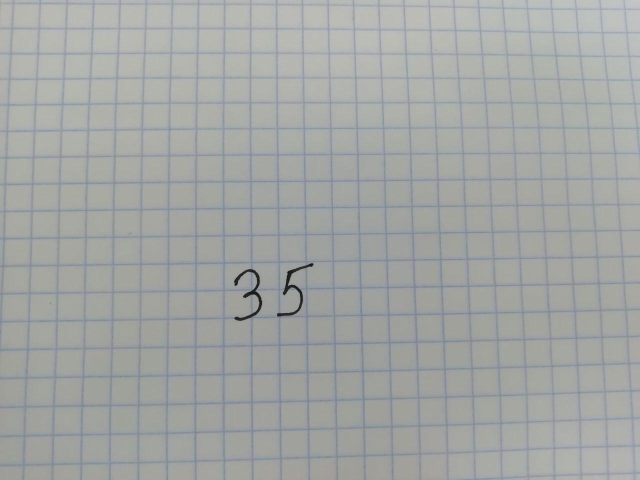
#> input picture dataset/photo2.jpg, 1280 x 960 px (shown at 1/2 size)
$ jupyter execute --allow-errors Segmentation.ipynb
#> lines starting #> are read from the running program, lines starting #| are printed output that depends on the picture; after the words box and inside, x2 and y2 are one past the last pixel; in counts of white or black regions, pixels touching at a corner belong together
[cell 1]
import cv2
import numpy as np
from matplotlib import pyplot as plt

[cell 2]
def rotate_image(image, angle):
  image_center = tuple(np.array(image.shape[1::-1]) / 2)
  rot_mat = cv2.getRotationMatrix2D(image_center, angle, 1.0)
  result = cv2.warpAffine(image, rot_mat, image.shape[1::-1], flags=cv2.INTER_LINEAR)
  return result

[cell 3]
source_img = cv2.imread('./dataset/photo2.jpg')
#> source_img is the input picture: shape (960, 1280, 3); mean B, G, R 164.1, 165.7, 162.9
height, width, colors = source_img.shape
#> height = 960; width = 1280; colors = 3

# if height > width:
#     source_img = rotate_image(source_img, 90)
source_img = cv2.GaussianBlur(source_img, (3, 3), 0)
source_img = cv2.cvtColor(source_img, cv2.COLOR_BGR2GRAY)
#> source_img: shape (960, 1280)

img = cv2.resize(source_img, (640, 480), interpolation = cv2.INTER_AREA)
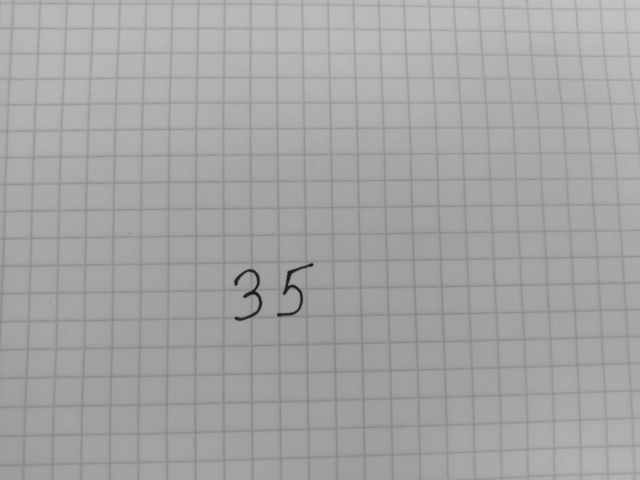
#> img: shape (480, 640); min 25, max 198, mean 164.8
edges = cv2.Canny(img, 100, 300)
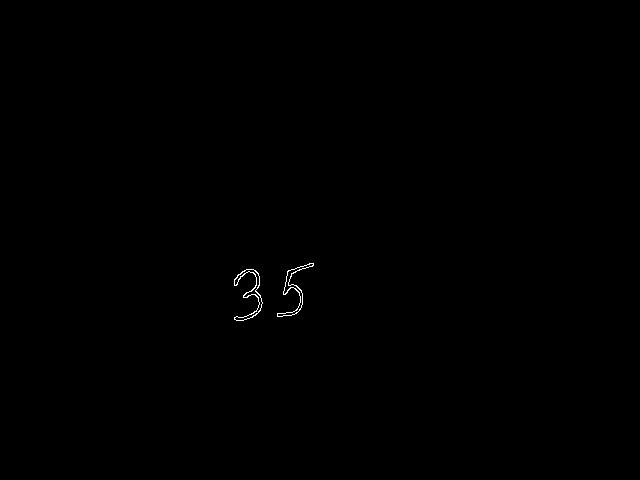
#> edges: shape (480, 640); 0.15% white in thin lines or dots, all inside (x1, y1, x2, y2) = (234, 263, 314, 321)

plt.subplot(121),plt.imshow(img,cmap = 'gray')
plt.title('Original'), plt.xticks([]), plt.yticks([])
plt.subplot(122),plt.imshow(edges,cmap = 'gray')
plt.title('Canny'), plt.xticks([]), plt.yticks([])

plt.show()
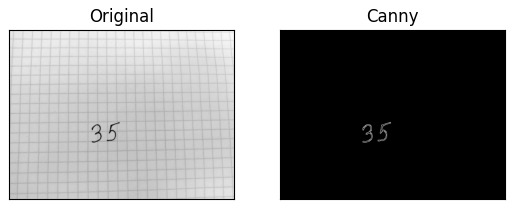
#> figure drawn by matplotlib, 2 panels

[cell 4]
def get_box_points(contour):
    left = 9999
    top = 9999
    right = 0
    bottom = 0
    for point in contour:
        if point[0][0] < left:
            left = int(point[0][0])
        if point[0][0] > right:
            right = int(point[0][0])

        if point[0][1] < top:
            top = int(point[0][1])
        if point[0][1] > bottom:
            bottom = int(point[0][1])

    return (left, top), (right, bottom)

[cell 5]
contours, hierarchy = cv2.findContours(edges, cv2.RETR_EXTERNAL, cv2.CHAIN_APPROX_SIMPLE)
#> contours = 2 contours; box (x1, y1, x2, y2) and area: (234, 269, 263, 321) 340, (277, 263, 314, 317) 308
digits = []
contours_img = img.copy()

for contour in contours:
    left_top, right_bottom = get_box_points(contour)
    digits.append(edges[left_top[1]:right_bottom[1],left_top[0]:right_bottom[0]])

    cv2.rectangle(contours_img, left_top, right_bottom, (255, 0, 0), 1)

    plt.subplot(122),plt.imshow(edges[left_top[1]:right_bottom[1],left_top[0]:right_bottom[0]], cmap='gray')

    plt.title('Digit'), plt.xticks([]), plt.yticks([])
#     plt.savefig('plot{0}.png'.format(left_top))
    plt.show()
#> this loop made 2 passes
#> (left_top, right_bottom) on passes 1 to 2: ((234, 269), (262, 320)), ((277, 263), (313, 316))
#> pass 1, `plt.show()`:
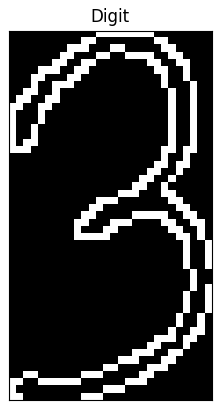
#> figure drawn by matplotlib, 1 panel
#> pass 2, `plt.show()`:
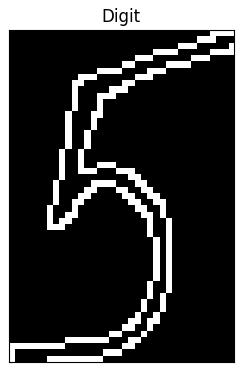
#> figure drawn by matplotlib, 1 panel
#> after the loop:
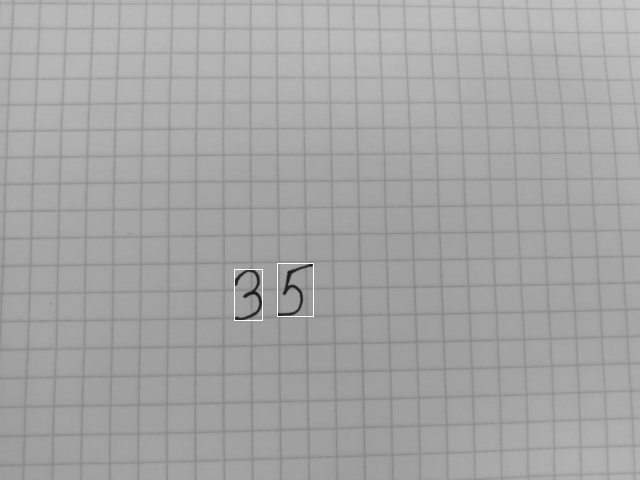
#> contours_img: shape (480, 640); 0.11% of pixels changed, all inside (x1, y1, x2, y2) = (234, 263, 314, 321)
#> after the loop, digits = 2 items

plt.subplot(121),plt.imshow(contours_img, cmap='gray')
plt.title('Contours in original'), plt.xticks([]), plt.yticks([])
# plt.savefig('plot.png')
plt.show()

[cell 6]
digits28 = []
for digit in digits:
    digit = (255 - digit)
    digit = cv2.resize(digit, (28, 28), interpolation = cv2.INTER_AREA)
    digits28.append(digit)
    plt.subplot(121),plt.imshow(digit, cmap='gray')
    plt.title('Digit'), plt.xticks([]), plt.yticks([])
    plt.savefig('plot{0}.png'.format(digit[0]))
    plt.show()
#> this loop made 2 passes
#> pass 1, `digit = (255 - digit)`:
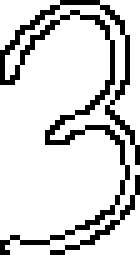
#> digit: shape (51, 28) (shown 5 times larger); 83.3% white; black in thin lines or dots
#> pass 1, `digit = cv2.resize(digit, (28, 28), interpolation = cv2.INTER_AREA)`:
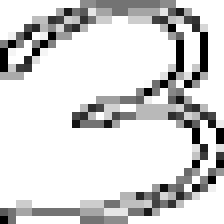
#> digit: shape (28, 28) (shown 8 times larger); min 0, max 255, mean 212.5
#> pass 2, `digit = (255 - digit)`:
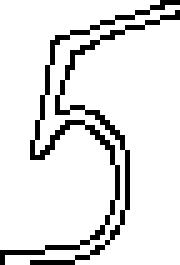
#> digit: shape (53, 36) (shown 5 times larger); 88.8% white; black in thin lines or dots
#> pass 2, `digit = cv2.resize(digit, (28, 28), interpolation = cv2.INTER_AREA)`:
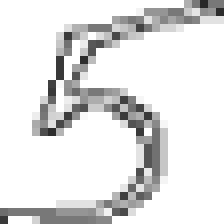
#> digit: shape (28, 28) (shown 8 times larger); min 40, max 255, mean 226.5
#> after the loop, digits28 = 2 items

[cell 7]
import keras
model_path = './saved_model/'

#> (the rest of this cell did not finish here and is left out)

[cell 8]
x_train = digits28[0].copy()
x_train = x_train.astype('float32')
x_train /= 255
x_train = x_train.reshape(-1, 784)
# x_train = x_train.astype('int32')

#> (the rest of this cell did not finish here and is left out)

$ run again, with dataset/photo.jpg copied over dataset/photo2.jpg
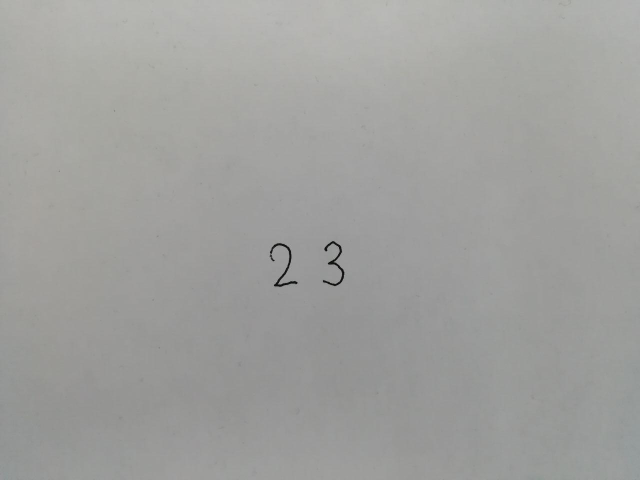
#> input picture dataset/photo.jpg, 1280 x 960 px (shown at 1/2 size)
#> source_img is the input picture: shape (960, 1280, 3); mean B, G, R 157.5, 159.9, 159.6
#> edges: shape (480, 640); 0.13% white in thin lines or dots, all inside (x1, y1, x2, y2) = (269, 241, 345, 287)
#> contours = 2 contours; box (x1, y1, x2, y2) and area: (269, 243, 298, 287) 234, (322, 241, 345, 286) 50
#> the loop `for contour in contours:` made 2 passes
#> (left_top, right_bottom) on passes 1 to 2: ((269, 243), (297, 286)), ((322, 241), (344, 285))
#> after the loop `for contour in contours:`:
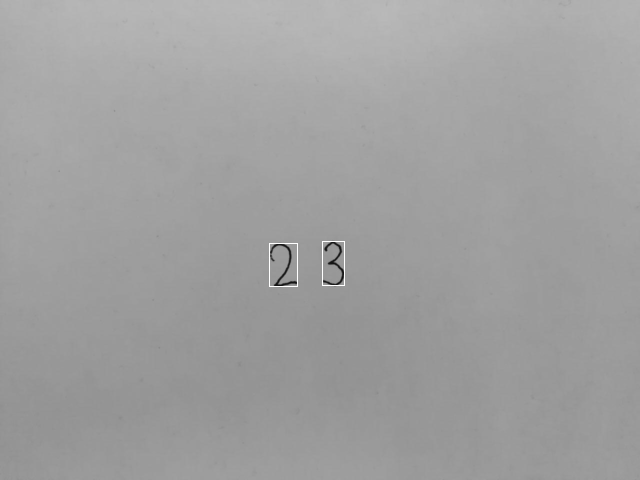
#> contours_img: shape (480, 640); min 17, max 255, mean 159.8
#> after the loop `for contour in contours:`: digits = 2 items
#> the loop `for digit in digits:` made 2 passes
#> pass 2, `digit = cv2.resize(digit, (28, 28), interpolation = cv2.INTER_AREA)`:
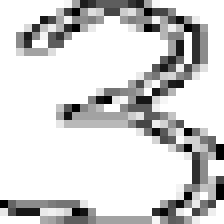
#> digit: shape (28, 28) (shown 8 times larger); min 0, max 255, mean 210.2
